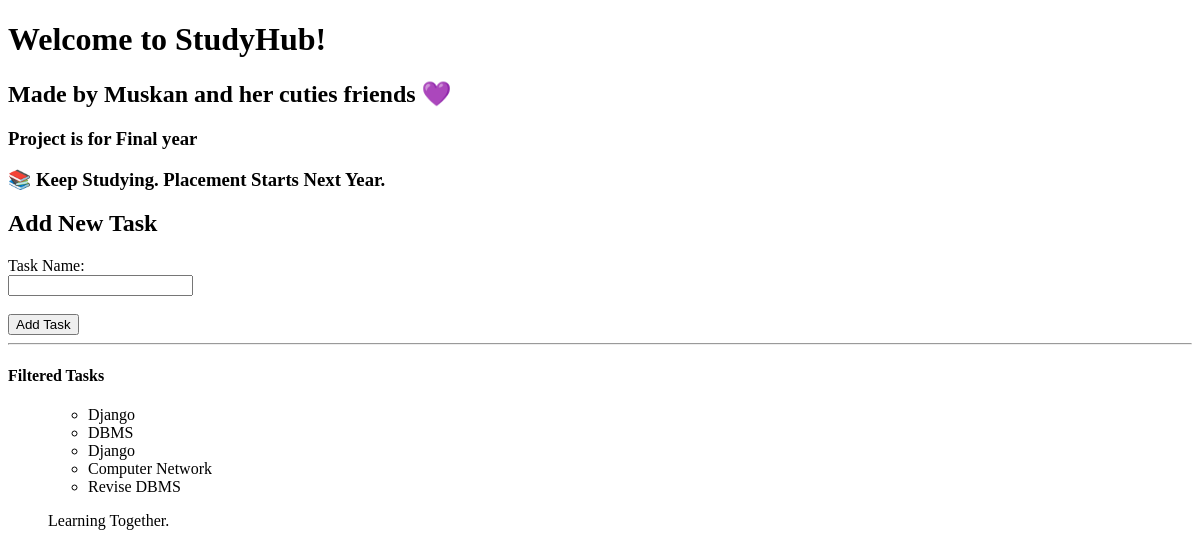
Before: / with the older database file.
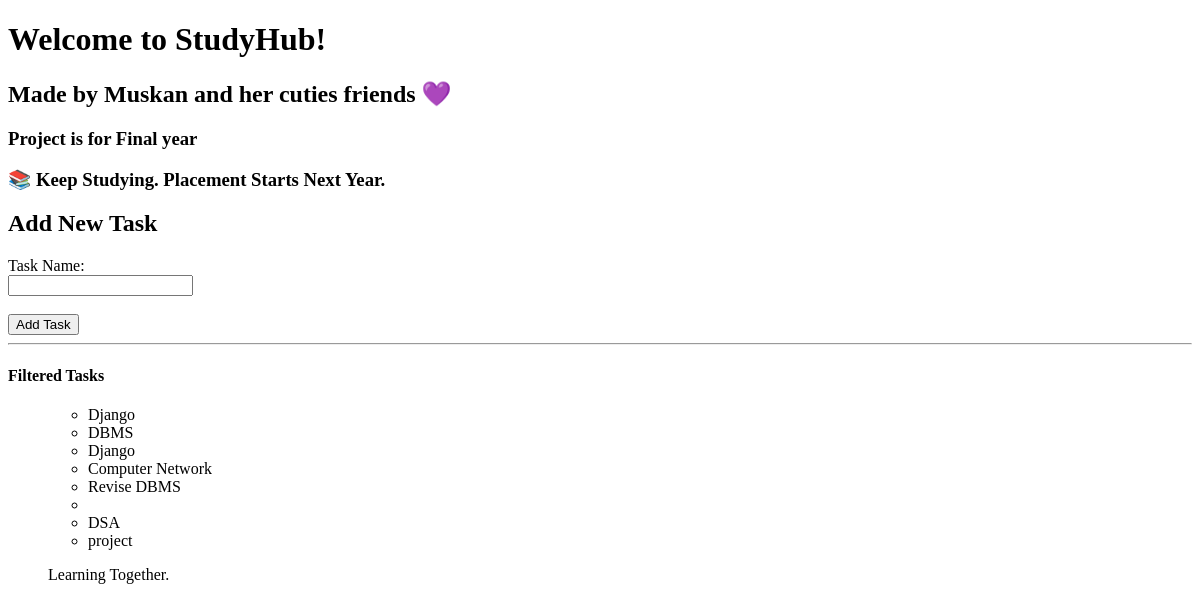
After: the same page with the newer database file.
### home/models.py (models this page shows)
class Task(models.Model):
    task_name = models.CharField(max_length=100)
    time = models.CharField(max_length=50)
    notes = models.TextField()
    score = models.IntegerField()
    submission = models.BooleanField()
    def __str__(self):
        return self.task_name

### home/views.py (the view, shortened to what this page needs)
# urls.py: path("", views.home, name="home"),
def home(request):
    tasks = Task.objects.all()
    context = {
         "name": "Muskan",
        "project": "StudyHub",
        "year": "Final year",
        "placement": False,
        "tasks": tasks,
    }
    return render(request, "home/index.html", context)

### home/templates/home/index.html (shortened to what this page needs)
<!DOCTYPE html>
<html>
<head>
</head>
<body>
    <h1>Welcome to {{project}}!</h1>
    <h2>Made by {{name}} and her cuties friends 💜</h2>
    <h3>Project is for {{year}}</h3>
{% if placement %}
    <h3>🎉 Placement Season Started!</h3>
{% else %}
    <h3>📚 Keep Studying. Placement Starts Next Year.</h3>
{% endif %}
     <h2>Add New Task</h2>
    <form method="POST">
        <label>Task Name:</label><br>
        <input type="text" name="task_name"><br><br>
        <input type="submit" value="Add Task">
    </form>
    <hr>
    <h4>Filtered Tasks</h4>
    <ul>
    <ul>
    {% for task in tasks %}
        <li>{{ task }}</li>
    {% empty %}
        <li>No tasks available.</li>
    {% endfor %}
    </ul>
    <p>Learning Together.</p>
</body>
</html>

Changed rows visible on the page:
added Task: task_name "DSA"
added Task: task_name "project"
